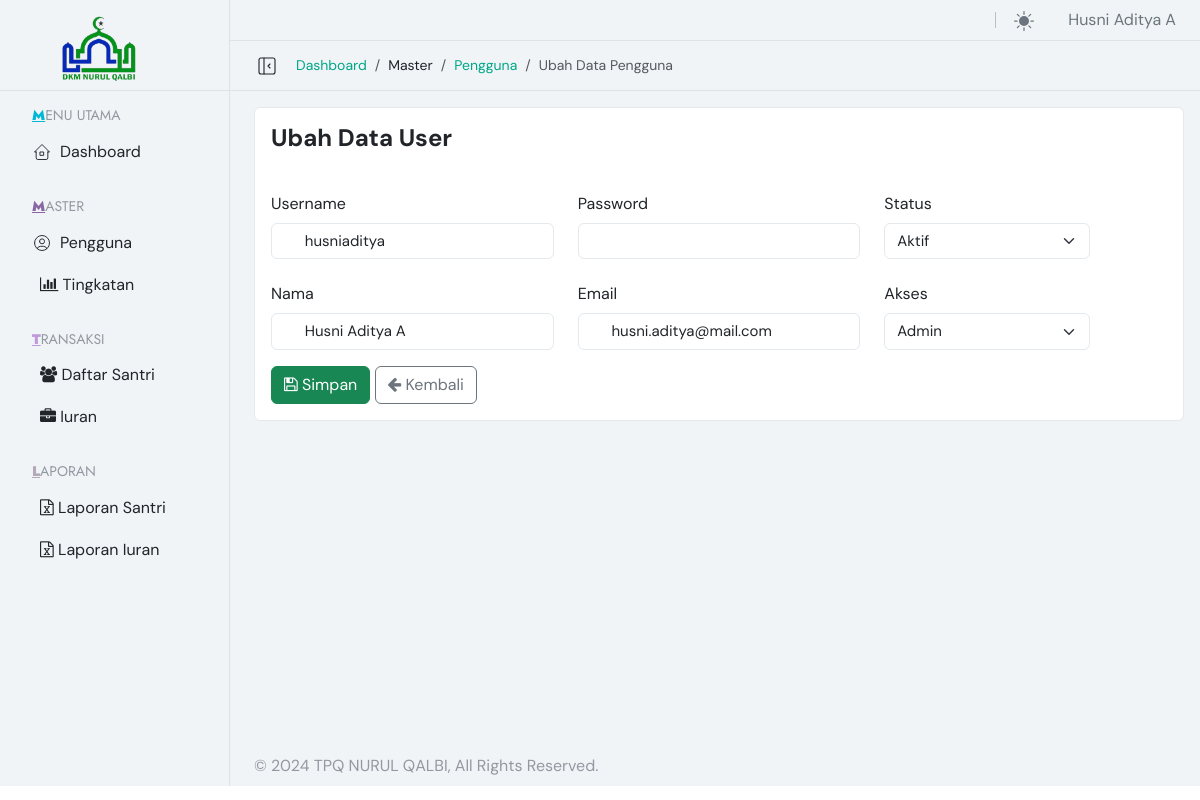
/pengguna_edit.php?method=edit&id=USR-202411-001 (signed in), run on the app's committed database.
### tables this page shows
CREATE TABLE IF NOT EXISTS `m_user` (
  `ID_USER` varchar(50) NOT NULL,
  `USERNAME` varchar(50) DEFAULT NULL,
  `USER_PASSWORD` varchar(200) DEFAULT NULL,
  `NAMA` varchar(50) DEFAULT NULL,
  `EMAIL` text DEFAULT NULL,
  `AKSES` varchar(50) DEFAULT NULL,
  `STATUS` varchar(50) DEFAULT '1',
  `INPUT_OLEH` varchar(50) DEFAULT NULL,
  `INPUT_TANGGAL` datetime DEFAULT NULL,
  PRIMARY KEY (`ID_USER`),
  UNIQUE KEY `USERNAME` (`USERNAME`),
  KEY `EMAIL` (`EMAIL`(768))
);

### connection/conn.php (called while the page is built, shortened)
<?php
$host = "localhost";
$database = "tpq";
$username = "andre";
$password = "andre2024";
try {
    $db1 = new PDO("mysql:host=$host;dbname=$database", $username, $password);
    $db1->setAttribute(PDO::ATTR_ERRMODE, PDO::ERRMODE_EXCEPTION);
    function GetQuery2($query, $params = [])
    {
        global $db1;
        $result = $db1->prepare($query);
        $result->execute($params);
        return $result;
    }
} catch (PDOException $e) {
    die("Database connection failed: " . $e->getMessage());
}
?>

### backend/master/user/t_user.php (called while the page is built, shortened)
<?php
if (isset($_GET['method'])) {
    if (($_GET['method'] == "view" || $_GET['method'] == "edit") && isset($_GET['id'])) {
        $ID_USER = $_GET['id'];
        $query = "SELECT *,CASE WHEN STATUS = 1 THEN 'Aktif' ELSE 'Tidak Aktif' END STATUS_DETAIL FROM m_user WHERE ID_USER = :ID_USER";
        $params = array(':ID_USER' => $ID_USER);
        $getUser = GetQuery2($query, $params);
        $rowUser = $getUser->fetchAll(PDO::FETCH_ASSOC);
        foreach ($rowUser as $row) {
            extract($row);
        }
    }
}
?>

### content/master/user/c_user_edit.php (the view, shortened to what this page needs)
<div class="card mb-4">
    <div class="card-header py-3 bg-transparent border-bottom-0">
        <h4 class="card-title mb-0"><strong>Ubah Data User</strong></h4>
    </div>
    <div class="card-body card-main-two">
        <form role="form" action="" method="post">
            <div class="row">
                <div class="mb-3 col-md-4 col-12">
                    <label class="col-form-label">Username</label>
                    <fieldset class="form-icon-group left-icon position-relative">
                        <input type="text" name="USERNAME" class="form-control" value="<?= $USERNAME; ?>" required>
                    </fieldset>
                </div>
                <div class="mb-3 col-md-4 col-12">
                    <label class="col-form-label">Password</label>
                    <fieldset class="form-icon-group left-icon position-relative">
                        <input type="password" name="PASSWORD" class="form-control" value="">
                    </fieldset>
                </div>
                <div class="mb-3 col-md-3 col-12">
                    <label class="col-form-label">Status</label>
                    <select class="form-select array-select form-control" aria-label="example" name="STATUS" required>
                        <option value="1" <?php if ($STATUS == '1') echo 'selected'; ?>>Aktif</option>
                    </select>
                </div>
            </div>
            <div class="row">
                <div class="mb-3 col-md-4 col-12">
                    <label class="col-form-label">Nama</label>
                    <fieldset class="form-icon-group left-icon position-relative">
                        <input type="text" name="NAMA" class="form-control" value="<?= $NAMA; ?>" required>
                    </fieldset>
                </div>
                <div class="mb-3 col-md-4 col-12">
                    <label class="col-form-label">Email</label>
                    <fieldset class="form-icon-group left-icon position-relative">
                        <input type="email" name="EMAIL" class="form-control" value="<?= $EMAIL; ?>">
                    </fieldset>
                </div>
                <div class="mb-3 col-md-3 col-12">
                    <label class="col-form-label">Akses</label>
                    <select class="form-select array-select form-control" aria-label="example" name="AKSES" required>
                        <option value="Admin" <?php if ($AKSES == 'Admin') echo 'selected'; ?>>Admin</option>
                    </select>
                </div>
            </div>
            <div class="row">
                <div class="col-12">
                    <button type="submit" name="simpan" class="btn btn-success"><i class="fa fa-save"></i> Simpan</button>
                    <a href="pengguna.php" class="btn btn-outline-secondary" role="button"><i class="fa fa-arrow-left"></i> Kembali</a>
                </div>
            </div>
        </form>
    </div>
</div>

### data on the page
m_user: USERNAME "husniaditya", STATUS "Aktif", NAMA "Husni Aditya A", EMAIL "husni.aditya@mail.com", AKSES "Admin"

### other printed values
$_SESSION["LOGINNAMA"] "Husni Aditya A"
